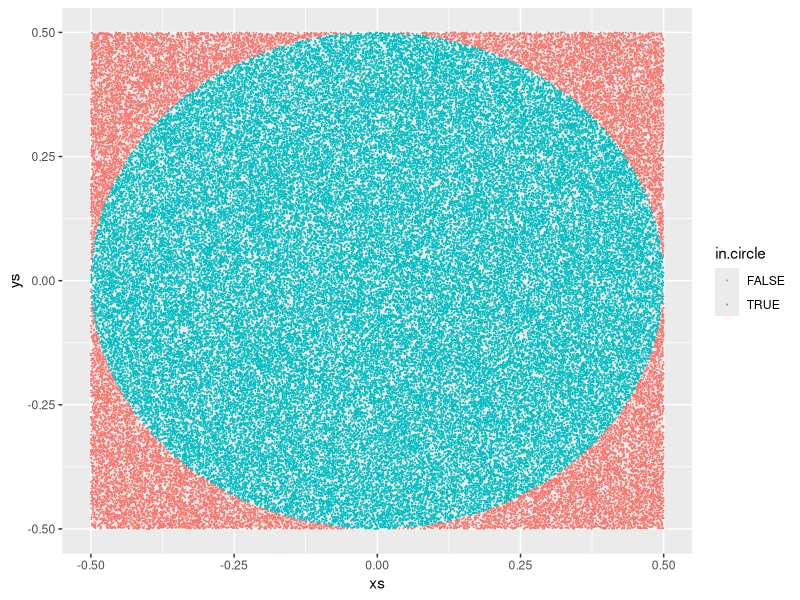
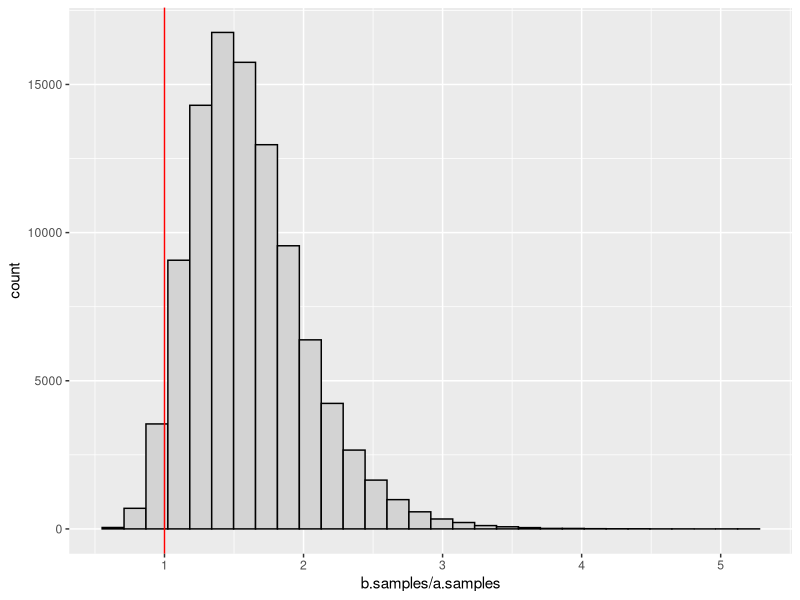
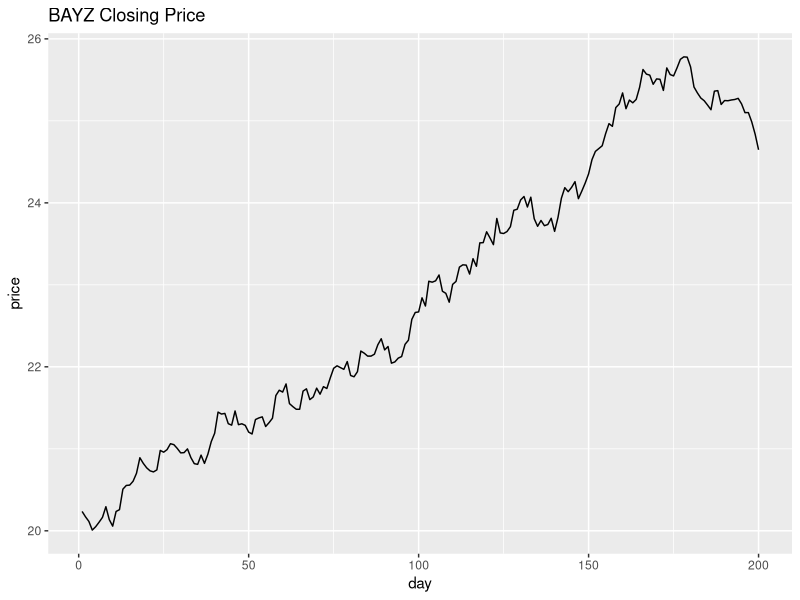

The R source for these figures, in order:
## ---- chunk 1
# https://www.countbayesie.com/blog/2015/3/3/6-amazing-trick-with-monte-carlo-simulations

library(tidyverse)
## ---- chunk 2


runs <- 100000

sims <- rnorm(runs,mean = 10, sd=10)

mc.integral <- sum(sims >=3 & sims <= 6)/runs

mc.integral

## ---- chunk 3
runs <- 100000

one.trial <- function(){
  sum(
    sample(
      c(0,1),
      10,
      replace =TRUE)
    ) >3
  # toss 10 coins, check if you get more than 3 heads (1s)
}

mc.binom <- sum(
  replicate(
    runs,one.trial()
    )
  )/runs
# do the trial runs times

mc.binom
## ---- chunk 4

runs <- 100000

xs <- runif(runs,min = -0.5,max = 0.5) # sample a bunch of x values in the square

ys <- runif(runs,min=-0.5,max=0.5 ) # sample a bunch of y values in the square

in.circle <- xs^2 + ys^2 <= 0.5^2 # check if each of those values are in the square

mc.pi <- (sum(in.circle)/runs)*4 # calculate pi

mc.pi

data.frame(xs=xs,
           ys=ys,
           in.circle = in.circle) %>%
  ggplot(aes(xs,ys,color = in.circle))+
  geom_point(size = 0.00001)

## ---- chunk 5
runs <- 100000

a.samples <- rbeta(runs,20,100) # generates the beta distribution

b.samples <- rbeta(runs,38,110)

mc.p.value <- sum(a.samples > b.samples)/runs

mc.p.value
## ---- chunk 6
ggplot()+
  geom_histogram(aes(x=b.samples/a.samples),fill="lightgray",color = "black")+
  geom_vline(aes(xintercept=1),color ="red")
## ---- chunk 7
runs = 100000 # lots of runs

play.game <- function(){
  results <- sample(
    c(1,1,-1,2),
    10,
    replace = TRUE) #play the game 10 times with an equal chance of getting 1, 1, -1, or 2
  
  return(sum(results) < 0) # see what you'd end up with
}

mc.prob <- sum(
  replicate(
    runs,play.game()
    )
  )/runs

mc.prob
## ---- chunk 8
days <- 1:200
changes <- rnorm(200,mean = 1.001,sd=0.005)

BAYZ_price <- data.frame(
  days = days,
  changes=changes) %>%
  
  mutate(price = 20*(cumprod(c(changes))))

ggplot(data= BAYZ_price, aes(x=(days),y=price)) +
  geom_line() + 
  xlab("day")+
  ylab("price")+
  labs(title = "BAYZ Closing Price")
## ---- chunk 9
runs <- 100000
generate.path <- function(){
  days <- 200
  changes <- rnorm(days,mean = 1.001,sd=0.005)
  sample.path <- cumprod(c(20,changes))
  closing.price <- sample.path[days+1]
  return(closing.price)
}
mc.closing <- replicate(runs,generate.path())

median(mc.closing) # mean closing price
quantile(mc.closing,0.95) #95% upper
quantile(mc.closing,0.05) #95% lower
